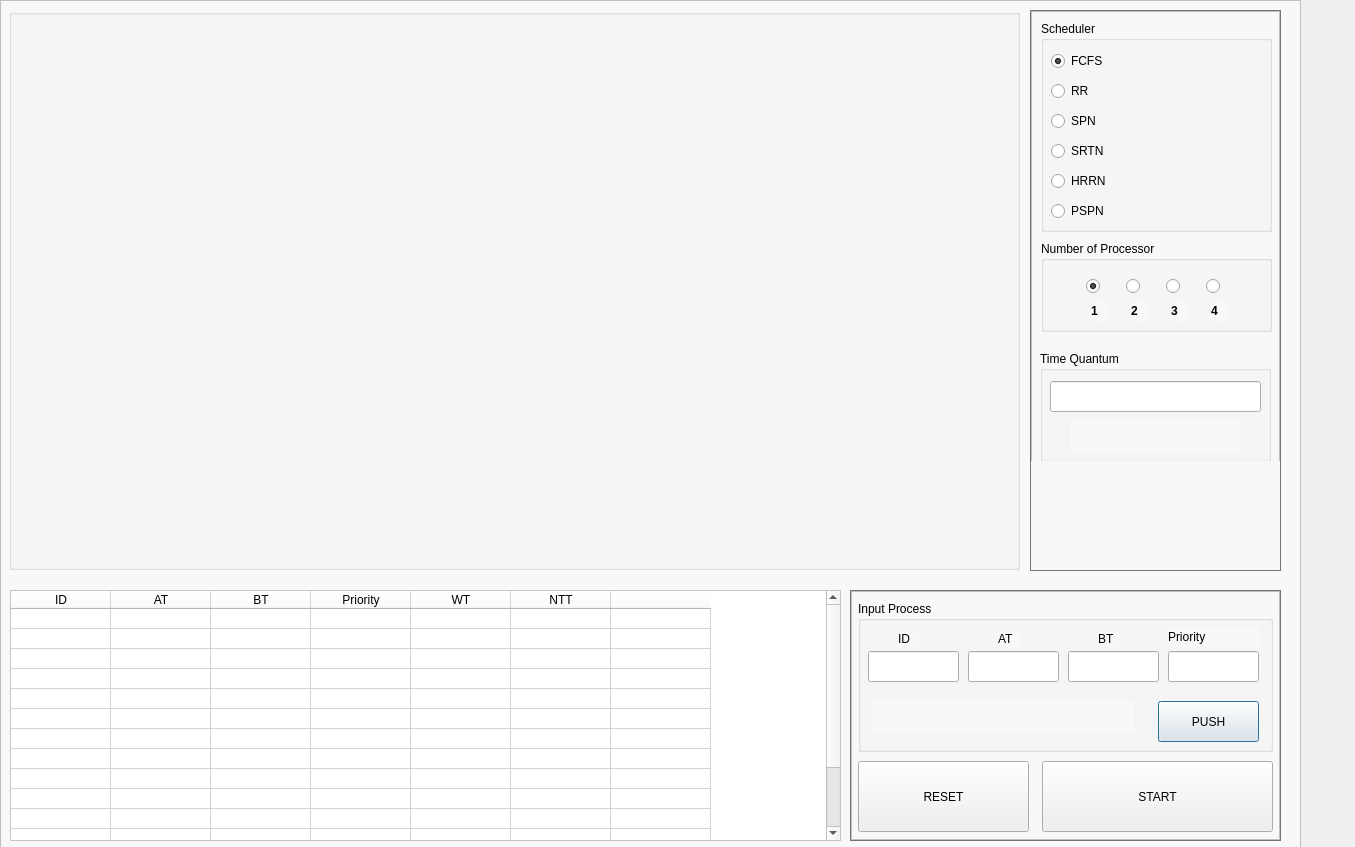
<?xml version="1.0" encoding="UTF-8"?>
<ui version="4.0">
 <class>Dialog</class>
 <widget class="QDialog" name="Dialog">
  <property name="geometry">
   <rect>
    <x>0</x>
    <y>0</y>
    <width>1355</width>
    <height>847</height>
   </rect>
  </property>
  <property name="windowTitle">
   <string>Dialog</string>
  </property>
  <property name="styleSheet">
   <string notr="true">font: 10pt &quot;Consolas&quot;;</string>
  </property>
  <widget class="QFrame" name="frame_4">
   <property name="geometry">
    <rect>
     <x>0</x>
     <y>0</y>
     <width>1301</width>
     <height>851</height>
    </rect>
   </property>
   <property name="styleSheet">
    <string notr="true">QFrame{
background-color:rgb(248, 248, 248);

}</string>
   </property>
   <property name="frameShape">
    <enum>QFrame::StyledPanel</enum>
   </property>
   <property name="frameShadow">
    <enum>QFrame::Raised</enum>
   </property>
   <widget class="QTableWidget" name="table_process">
    <property name="geometry">
     <rect>
      <x>10</x>
      <y>590</y>
      <width>831</width>
      <height>251</height>
     </rect>
    </property>
    <property name="maximumSize">
     <size>
      <width>1111111</width>
      <height>16777215</height>
     </size>
    </property>
    <property name="styleSheet">
     <string notr="true">QFrame{

background-color: rgb(255, 255, 255);


}</string>
    </property>
    <property name="horizontalScrollBarPolicy">
     <enum>Qt::ScrollBarAsNeeded</enum>
    </property>
    <property name="sizeAdjustPolicy">
     <enum>QAbstractScrollArea::AdjustIgnored</enum>
    </property>
    <property name="autoScroll">
     <bool>true</bool>
    </property>
    <property name="editTriggers">
     <set>QAbstractItemView::NoEditTriggers</set>
    </property>
    <property name="dragDropOverwriteMode">
     <bool>true</bool>
    </property>
    <property name="alternatingRowColors">
     <bool>false</bool>
    </property>
    <property name="selectionMode">
     <enum>QAbstractItemView::NoSelection</enum>
    </property>
    <property name="verticalScrollMode">
     <enum>QAbstractItemView::ScrollPerItem</enum>
    </property>
    <property name="horizontalScrollMode">
     <enum>QAbstractItemView::ScrollPerItem</enum>
    </property>
    <property name="showGrid">
     <bool>true</bool>
    </property>
    <property name="gridStyle">
     <enum>Qt::SolidLine</enum>
    </property>
    <property name="wordWrap">
     <bool>true</bool>
    </property>
    <property name="cornerButtonEnabled">
     <bool>false</bool>
    </property>
    <property name="rowCount">
     <number>15</number>
    </property>
    <attribute name="horizontalHeaderVisible">
     <bool>true</bool>
    </attribute>
    <attribute name="horizontalHeaderCascadingSectionResizes">
     <bool>false</bool>
    </attribute>
    <attribute name="horizontalHeaderDefaultSectionSize">
     <number>100</number>
    </attribute>
    <attribute name="horizontalHeaderHighlightSections">
     <bool>false</bool>
    </attribute>
    <attribute name="verticalHeaderVisible">
     <bool>false</bool>
    </attribute>
    <attribute name="verticalHeaderDefaultSectionSize">
     <number>20</number>
    </attribute>
    <row/>
    <row/>
    <row/>
    <row/>
    <row/>
    <row/>
    <row/>
    <row/>
    <row/>
    <row/>
    <row/>
    <row/>
    <row/>
    <row/>
    <row/>
    <column>
     <property name="text">
      <string>ID</string>
     </property>
    </column>
    <column>
     <property name="text">
      <string>AT</string>
     </property>
    </column>
    <column>
     <property name="text">
      <string>BT</string>
     </property>
    </column>
    <column>
     <property name="text">
      <string>Priority</string>
     </property>
    </column>
    <column>
     <property name="text">
      <string>WT</string>
     </property>
    </column>
    <column>
     <property name="text">
      <string>NTT</string>
     </property>
    </column>
    <column>
     <property name="text">
      <string/>
     </property>
    </column>
   </widget>
   <widget class="QFrame" name="frame_6">
    <property name="geometry">
     <rect>
      <x>850</x>
      <y>590</y>
      <width>431</width>
      <height>251</height>
     </rect>
    </property>
    <property name="styleSheet">
     <string notr="true">QFrame{
background-color: rgb(150, 150, 150);
}</string>
    </property>
    <property name="frameShape">
     <enum>QFrame::StyledPanel</enum>
    </property>
    <property name="frameShadow">
     <enum>QFrame::Raised</enum>
    </property>
    <widget class="QFrame" name="frame_2">
     <property name="geometry">
      <rect>
       <x>1</x>
       <y>1</y>
       <width>429</width>
       <height>249</height>
      </rect>
     </property>
     <property name="styleSheet">
      <string notr="true">QFrame{
background-color: rgb(248, 248, 248);

}</string>
     </property>
     <property name="frameShape">
      <enum>QFrame::StyledPanel</enum>
     </property>
     <property name="frameShadow">
      <enum>QFrame::Raised</enum>
     </property>
     <widget class="QGroupBox" name="groupBox2">
      <property name="geometry">
       <rect>
        <x>7</x>
        <y>10</y>
        <width>415</width>
        <height>151</height>
       </rect>
      </property>
      <property name="styleSheet">
       <string notr="true">QFrmae{
background-color: rgb(219, 255, 217);
}</string>
      </property>
      <property name="title">
       <string>Input Process</string>
      </property>
      <widget class="QLineEdit" name="input_id">
       <property name="geometry">
        <rect>
         <x>10</x>
         <y>50</y>
         <width>91</width>
         <height>31</height>
        </rect>
       </property>
       <property name="styleSheet">
        <string notr="true">QFrame{
color: rgb(144, 136, 80);
}</string>
       </property>
      </widget>
      <widget class="QLineEdit" name="input_at">
       <property name="geometry">
        <rect>
         <x>110</x>
         <y>50</y>
         <width>91</width>
         <height>31</height>
        </rect>
       </property>
      </widget>
      <widget class="QLineEdit" name="input_bt">
       <property name="geometry">
        <rect>
         <x>210</x>
         <y>50</y>
         <width>91</width>
         <height>31</height>
        </rect>
       </property>
      </widget>
      <widget class="QPushButton" name="btn_push">
       <property name="geometry">
        <rect>
         <x>300</x>
         <y>100</y>
         <width>101</width>
         <height>41</height>
        </rect>
       </property>
       <property name="text">
        <string>PUSH</string>
       </property>
      </widget>
      <widget class="QLabel" name="label_3">
       <property name="geometry">
        <rect>
         <x>40</x>
         <y>30</y>
         <width>21</width>
         <height>16</height>
        </rect>
       </property>
       <property name="text">
        <string>ID</string>
       </property>
      </widget>
      <widget class="QLabel" name="label_4">
       <property name="geometry">
        <rect>
         <x>140</x>
         <y>30</y>
         <width>21</width>
         <height>16</height>
        </rect>
       </property>
       <property name="text">
        <string>AT</string>
       </property>
      </widget>
      <widget class="QLabel" name="label_5">
       <property name="geometry">
        <rect>
         <x>240</x>
         <y>30</y>
         <width>21</width>
         <height>16</height>
        </rect>
       </property>
       <property name="text">
        <string>BT</string>
       </property>
      </widget>
      <widget class="QLabel" name="label_state_process">
       <property name="geometry">
        <rect>
         <x>15</x>
         <y>100</y>
         <width>261</width>
         <height>31</height>
        </rect>
       </property>
       <property name="text">
        <string/>
       </property>
       <property name="alignment">
        <set>Qt::AlignLeading|Qt::AlignLeft|Qt::AlignVCenter</set>
       </property>
      </widget>
      <widget class="QLineEdit" name="input_priority">
       <property name="geometry">
        <rect>
         <x>310</x>
         <y>50</y>
         <width>91</width>
         <height>31</height>
        </rect>
       </property>
      </widget>
      <widget class="QLabel" name="label_7">
       <property name="geometry">
        <rect>
         <x>310</x>
         <y>25</y>
         <width>91</width>
         <height>21</height>
        </rect>
       </property>
       <property name="text">
        <string>Priority</string>
       </property>
      </widget>
     </widget>
     <widget class="QPushButton" name="btn_start">
      <property name="geometry">
       <rect>
        <x>191</x>
        <y>170</y>
        <width>231</width>
        <height>71</height>
       </rect>
      </property>
      <property name="text">
       <string>START</string>
      </property>
      <property name="autoDefault">
       <bool>true</bool>
      </property>
      <property name="default">
       <bool>false</bool>
      </property>
      <property name="flat">
       <bool>false</bool>
      </property>
     </widget>
     <widget class="QPushButton" name="btn_reset">
      <property name="geometry">
       <rect>
        <x>7</x>
        <y>170</y>
        <width>171</width>
        <height>71</height>
       </rect>
      </property>
      <property name="styleSheet">
       <string notr="true">QFrame{
color: rgb(255, 29, 29);
}</string>
      </property>
      <property name="text">
       <string>RESET</string>
      </property>
     </widget>
    </widget>
   </widget>
   <widget class="QFrame" name="frame_5">
    <property name="geometry">
     <rect>
      <x>1030</x>
      <y>10</y>
      <width>251</width>
      <height>561</height>
     </rect>
    </property>
    <property name="styleSheet">
     <string notr="true">QFrame{
background-color: rgb(150, 150, 150);
}</string>
    </property>
    <property name="frameShape">
     <enum>QFrame::StyledPanel</enum>
    </property>
    <property name="frameShadow">
     <enum>QFrame::Raised</enum>
    </property>
    <widget class="QFrame" name="frame">
     <property name="geometry">
      <rect>
       <x>1</x>
       <y>1</y>
       <width>249</width>
       <height>559</height>
      </rect>
     </property>
     <property name="styleSheet">
      <string notr="true">QFrame{
	background-color: rgb(248, 248, 248);



}</string>
     </property>
     <property name="frameShape">
      <enum>QFrame::StyledPanel</enum>
     </property>
     <property name="frameShadow">
      <enum>QFrame::Raised</enum>
     </property>
     <widget class="QGroupBox" name="groupBox_2">
      <property name="geometry">
       <rect>
        <x>10</x>
        <y>230</y>
        <width>231</width>
        <height>91</height>
       </rect>
      </property>
      <property name="title">
       <string>Number of Processor</string>
      </property>
      <property name="flat">
       <bool>false</bool>
      </property>
      <widget class="QRadioButton" name="btn_cn1">
       <property name="geometry">
        <rect>
         <x>45</x>
         <y>35</y>
         <width>21</width>
         <height>21</height>
        </rect>
       </property>
       <property name="text">
        <string/>
       </property>
       <property name="checked">
        <bool>true</bool>
       </property>
      </widget>
      <widget class="QRadioButton" name="btn_cn2">
       <property name="geometry">
        <rect>
         <x>85</x>
         <y>35</y>
         <width>21</width>
         <height>21</height>
        </rect>
       </property>
       <property name="text">
        <string/>
       </property>
      </widget>
      <widget class="QRadioButton" name="btn_cn3">
       <property name="geometry">
        <rect>
         <x>125</x>
         <y>35</y>
         <width>21</width>
         <height>21</height>
        </rect>
       </property>
       <property name="text">
        <string/>
       </property>
      </widget>
      <widget class="QRadioButton" name="btn_cn4">
       <property name="geometry">
        <rect>
         <x>165</x>
         <y>35</y>
         <width>21</width>
         <height>21</height>
        </rect>
       </property>
       <property name="text">
        <string/>
       </property>
      </widget>
      <widget class="QLabel" name="label_8">
       <property name="geometry">
        <rect>
         <x>50</x>
         <y>60</y>
         <width>16</width>
         <height>21</height>
        </rect>
       </property>
       <property name="text">
        <string>&lt;strong&gt;1</string>
       </property>
      </widget>
      <widget class="QLabel" name="label_9">
       <property name="geometry">
        <rect>
         <x>90</x>
         <y>60</y>
         <width>16</width>
         <height>21</height>
        </rect>
       </property>
       <property name="text">
        <string>&lt;strong&gt;2</string>
       </property>
      </widget>
      <widget class="QLabel" name="label_10">
       <property name="geometry">
        <rect>
         <x>130</x>
         <y>60</y>
         <width>16</width>
         <height>21</height>
        </rect>
       </property>
       <property name="text">
        <string>&lt;strong&gt;3</string>
       </property>
      </widget>
      <widget class="QLabel" name="label_11">
       <property name="geometry">
        <rect>
         <x>170</x>
         <y>60</y>
         <width>16</width>
         <height>21</height>
        </rect>
       </property>
       <property name="text">
        <string>&lt;strong&gt;4</string>
       </property>
      </widget>
     </widget>
     <widget class="QGroupBox" name="groupBox">
      <property name="geometry">
       <rect>
        <x>10</x>
        <y>10</y>
        <width>231</width>
        <height>211</height>
       </rect>
      </property>
      <property name="styleSheet">
       <string notr="true"/>
      </property>
      <property name="title">
       <string>Scheduler</string>
      </property>
      <widget class="QRadioButton" name="btn_FCFS">
       <property name="geometry">
        <rect>
         <x>10</x>
         <y>30</y>
         <width>100</width>
         <height>20</height>
        </rect>
       </property>
       <property name="text">
        <string>FCFS</string>
       </property>
       <property name="checked">
        <bool>true</bool>
       </property>
      </widget>
      <widget class="QRadioButton" name="btn_RR">
       <property name="geometry">
        <rect>
         <x>10</x>
         <y>60</y>
         <width>100</width>
         <height>20</height>
        </rect>
       </property>
       <property name="text">
        <string>RR</string>
       </property>
      </widget>
      <widget class="QRadioButton" name="btn_SPN">
       <property name="geometry">
        <rect>
         <x>10</x>
         <y>90</y>
         <width>100</width>
         <height>20</height>
        </rect>
       </property>
       <property name="text">
        <string>SPN</string>
       </property>
       <property name="checked">
        <bool>false</bool>
       </property>
      </widget>
      <widget class="QRadioButton" name="btn_SRTN">
       <property name="geometry">
        <rect>
         <x>10</x>
         <y>120</y>
         <width>100</width>
         <height>20</height>
        </rect>
       </property>
       <property name="text">
        <string>SRTN</string>
       </property>
      </widget>
      <widget class="QRadioButton" name="btn_PSPN">
       <property name="geometry">
        <rect>
         <x>10</x>
         <y>180</y>
         <width>100</width>
         <height>20</height>
        </rect>
       </property>
       <property name="text">
        <string>PSPN</string>
       </property>
      </widget>
      <widget class="QRadioButton" name="btn_HRRN">
       <property name="geometry">
        <rect>
         <x>10</x>
         <y>150</y>
         <width>100</width>
         <height>20</height>
        </rect>
       </property>
       <property name="text">
        <string>HRRN</string>
       </property>
      </widget>
     </widget>
     <widget class="QGroupBox" name="groupBox_3">
      <property name="geometry">
       <rect>
        <x>9</x>
        <y>340</y>
        <width>231</width>
        <height>111</height>
       </rect>
      </property>
      <property name="title">
       <string>Time Quantum</string>
      </property>
      <widget class="QLineEdit" name="input_timeQuantum">
       <property name="geometry">
        <rect>
         <x>10</x>
         <y>30</y>
         <width>211</width>
         <height>31</height>
        </rect>
       </property>
       <property name="text">
        <string/>
       </property>
      </widget>
      <widget class="QLabel" name="label_state_timeQuantum">
       <property name="geometry">
        <rect>
         <x>30</x>
         <y>70</y>
         <width>171</width>
         <height>31</height>
        </rect>
       </property>
       <property name="text">
        <string/>
       </property>
       <property name="alignment">
        <set>Qt::AlignCenter</set>
       </property>
      </widget>
     </widget>
     <widget class="QLabel" name="label_image">
      <property name="geometry">
       <rect>
        <x>0</x>
        <y>450</y>
        <width>251</width>
        <height>111</height>
       </rect>
      </property>
      <property name="text">
       <string/>
      </property>
     </widget>
    </widget>
   </widget>
   <widget class="QGroupBox" name="groupBox_4">
    <property name="geometry">
     <rect>
      <x>9</x>
      <y>9</y>
      <width>1011</width>
      <height>561</height>
     </rect>
    </property>
    <property name="title">
     <string/>
    </property>
    <widget class="QWidget" name="verticalLayoutWidget">
     <property name="geometry">
      <rect>
       <x>0</x>
       <y>0</y>
       <width>1011</width>
       <height>561</height>
      </rect>
     </property>
     <layout class="QVBoxLayout" name="chart_view"/>
    </widget>
   </widget>
  </widget>
 </widget>
 <resources/>
 <connections/>
</ui>
